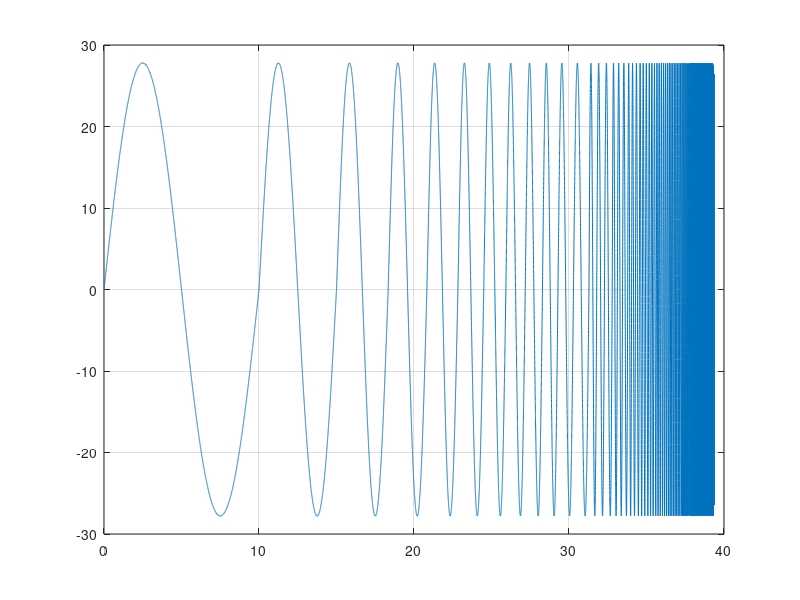

MATLAB code for this plot:
%sweep_mod.m
% modified by Ameya for adjusting mismatch during zero crossings clc;
clear all; Ts=0.001; tc(1)=0; I=1;
freq1=[0.1:0.1:0.9]; freq2=[1:1:9]; freq3=[10:5:100];
freq=[freq1 freq2 freq3]; 
A=4*398*pi/180;
tlast=0;
for j=1:length(freq)
    tp=1/freq(j); 
    Nj=tp/Ts;
if freq(j)<1,Nc(j)=1;
elseif freq(j)<10
Nc(j)=3;
else
    Nc(j)=5;
 
end
Ist(j)=I;
for i=I:fix(Nc(j)*Nj)+I
% Tst(j)=(I-1+fix((Nc(j)-4)*Nj))*Ts; %For skipping first cycle
Tst(j)=Ist(j)*Ts; % For integrating full cycle
F(j)=freq(j);
rc(i)=A*sin(2*pi*freq(j)*(tc(i)-tlast)); 
tc(i+1)=tc(i)+Ts;
end
tlast=tc(i);
I=i;
end
R=rc(1:i);
T=tc(1:i);
plot(T,R);
grid on;
save com_par F Tst Nc T R
